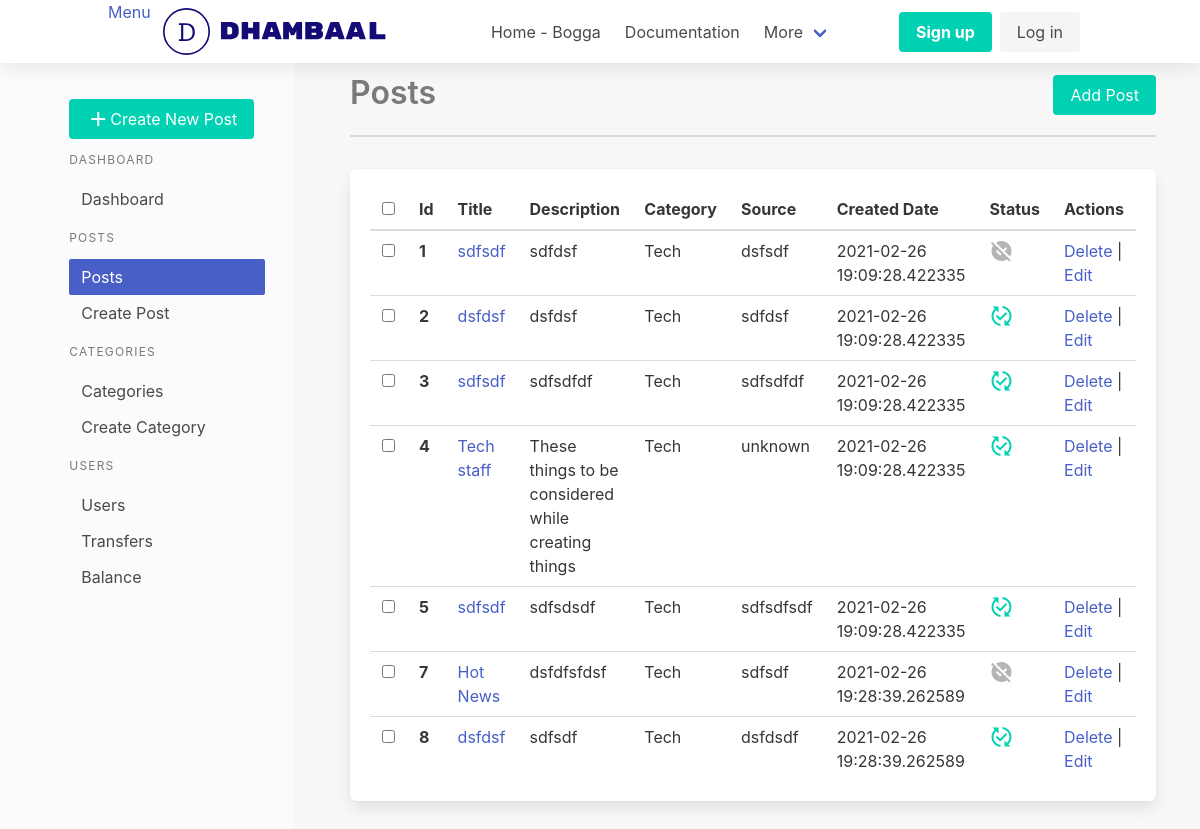
The app's page /dashboard/posts/ with its own data.
### app/dashboard/models/post.py (models this page shows, shortened)
@dataclass
class Post(db.Model):
    __tablename__ = "post"
    id: int = db.Column(db.Integer, primary_key=True)
    title: str = db.Column(db.String(80), nullable=False)
    description: str = db.Column(db.Text)
    source: str = db.Column(db.String(129), nullable=True)
    category: str = db.Column(db.String(129), nullable=True)
    publish: str = db.Column(db.String(50), default="yes")
    created_at: datetime = db.Column(
        db.DateTime, nullable=False, default=datetime.now())
    modified_at: datetime = db.Column(
        db.DateTime, nullable=False, default=datetime.now(), onupdate=datetime.now())

### app/dashboard/dashboard.py (the view)
@dashboard_bp.route('/posts/')
def get_posts():
    posts = Post.query.all()
    return render_template("posts/list.html", posts=posts)

### app/dashboard/templates/posts/list.html (shortened to what this page needs)
{% extends 'layout/base.html'%}
{%block content%} {% from "macro.html" import
section_heading %} {{section_heading(title="Posts",link="dashboard.create_post",
btn_text="Add Post")}}
{%if not posts %}
  <div class="box">
    <p>Sorry, You don't have posts yet</p>
  </div>
{%else%}
  <table class="table box">
    <thead>
      <tr>
        <th><input type="checkbox" /></th>
        <th>Id</th>
        <th>Title</th>
        <th>Description</th>
        <th>Category</th>
        <th>Source</th>
        <th>Created Date</th>
        <th>Status</th>
        <th>Actions</th>
      </tr>
    </thead>
    <tbody>
      {% for post in posts %}
      <tr>
        <th><input type="checkbox" /></th>
        <th>{{ post.id }}</th>
        <td><a href="#">{{ post.title}}</a></td>
        <td>
          {%if post.description %} {{ post.description | truncate(50) }} {%endif%}
        </td>
        <td>{{ post.category }}</td>
        <td>{{ post.source}}</td>
        <td>{{post.created_at}}</td>
        <td>
          {% if post.publish == 'yes'%}
            <i class="material-icons has-text-primary">
            </i>
            {%else%}
            <i class="material-icons has-text-grey-light">
            </i>
          {%endif%}
        </td>
        <td>
          <a  href="{{ url_for('dashboard.delete_post',id=post.id) }}" onclick="return confirm('Are you sure?');">Delete</a>
          | <a href="{{url_for('dashboard.update_post',id=post.id)}}">Edit</a>
        </td>
      </tr>
      {%endfor%}
    </tbody>
  </table>
{%endif%}
{%endblock content%}

### app/site/static/css/main.css (style rules this page uses)
* { margin:0; box-sizing: border-box; }

### records on screen
Post: id "1", title "sdfsdf", description "sdfdsf", category "Tech", source "dsfsdf", created_at "2021-02-26 19:09:28.422335", publish "no" (drawn)
Post: id "2", title "dsfdsf", description "dsfdsf", category "Tech", source "sdfdsf", created_at "2021-02-26 19:09:28.422335", publish "yes" (drawn)
Post: id "3", title "sdfsdf", description "sdfsdfdf", category "Tech", source "sdfsdfdf", created_at "2021-02-26 19:09:28.422335", publish "yes" (drawn)
Post: id "4", title "Tech staff", description "These things to be considered while creating things", category "Tech", source "unknown", created_at "2021-02-26 19:09:28.422335", publish "yes" (drawn)
Post: id "5", title "sdfsdf", description "sdfsdsdf", category "Tech", source "sdfsdfsdf", created_at "2021-02-26 19:09:28.422335", publish "yes" (drawn)
Post: id "7", title "Hot News", description "dsfdfsfdsf", category "Tech", source "sdfsdf", created_at "2021-02-26 19:28:39.262589", publish "no" (drawn)
Post: id "8", title "dsfdsf", description "sdfsdf", category "Tech", source "dsfdsdf", created_at "2021-02-26 19:28:39.262589", publish "yes" (drawn)

### other values on screen
{{ title }} "Posts"
{{ btn_text }} "Add Post"
